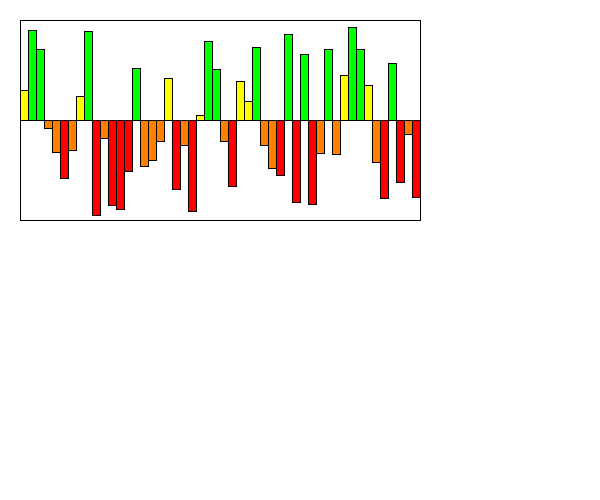
Frame 1 (no input)
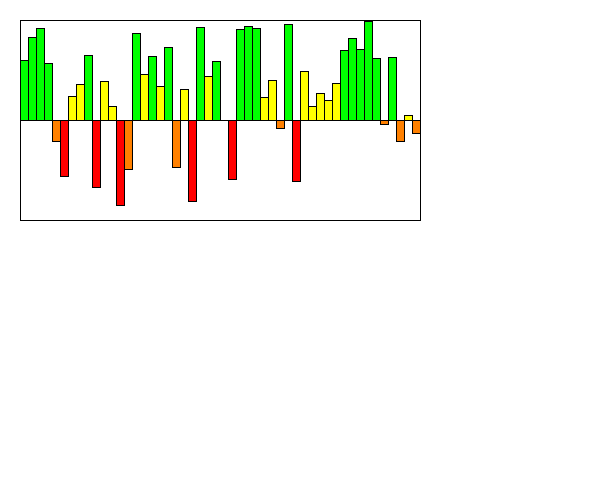
Frame 60 (the mouse pressed at the canvas centre just before this capture)
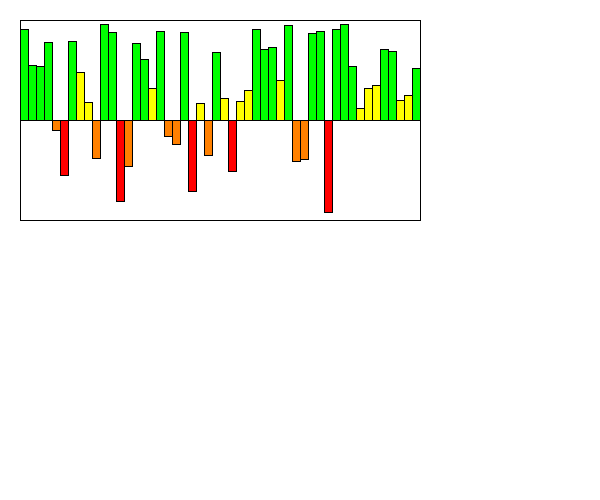
Frame 120 (the mouse held since frame 60 and released just before this capture)

The Processing sketch that drew these frames (run headless with seeded random() and noise(); from frame 60 on, the mouse is pressed at the canvas centre):

// Processing sketch: Section1
// ── Section1.pde
int MAX_VALUE = 100;
int MIN_VALUE = -100;
Visualizer v;

/*You are simulating a visualizer of multiple values
 You need to create a display method first. 
 Then you can make a method that changes the values each time the update is called. 
 */
class Visualizer {
  float x, y;
  float [] values;
  float [] speeds;
  Visualizer(float x, float y) {
    this.x = x;
    this.y = y;
    values = new float[50];
    speeds = new float[50];
    for (int i = 0; i < values.length; i++) {
      values[i] = random(-99, 99);
      speeds[i] = random(2);
    }
    printArray(values);
  }

  void display() {
    //draw the bars equally spaced inside this box. 
    //You can assume 10, but it would be even better 
    //if you could modify it to be larger increments. (gonna make it modifiable)
    fill(255);
    rect(x, y, 400, 200);
    //This is a 200x400 box.
    //The width of the visualizer is 400! This rect is the border

    //the line is the 0 y-value, the top is 100, the bottom is -100
    line(x, y+100, x+400, y+100);

    //You need to use a loop. You need to make the HEIGHT of the bars 
    //the values in the array.
    //Negative values are red, and go below the line.
    //Positive values are green and go above the line.

    //???WRITE THIS METHOD!!!
    //THESE ARE WRONG: They just illustrate how they could look
    /*
    fill(255, 0, 0);
    rect(x+40, y+100, 60, 50);
    fill(0, 255, 0);
    rect(x+120, y+50, 60, 50);
    */
    for(int i=0;i<values.length;i++){
      drawBar(i,values.length,values[i]);
    }


    //Width of the visualizer is 400!

  
  }
  void drawBar(int pos,int total,float val){
    float barWidths = 400 / total;
    float barX = x + barWidths * pos;
    //pure green @100 - 75
    //transition to yellow @75-25, pure yellow @25-0
    //switch to orange, pure orange @0 to -25
    //transition to red, pure red @-75 to -100
    if(val > 50)       fill(0,255,0);
    else if(val > 0)   fill(255,255,0);
    else if(val > -50) fill(255,128,0);
    else               fill(255,0,0);
    rect(barX,y+100,barWidths,-1*val);
  }
  void update() {
    //???WRITE THIS METHOD!!!
    for (int i = 0; i < values.length; i++) {
      values[i] += speeds[i];
      //??? keep them values between max/min value
      if(values[i] > 100){
        values[i] = 100 - (values[i] - 100);
        speeds[i] *= -1;
      }else if(values[i] < -100){
        values[i] = -100 + (values[i] + 100);
        speeds[i] *= -1;
      }
      //??? reverse the speeds so they oscillate up/down when they reach max/min

      
    }
  }
}

void setup() {
  size(600, 500);
  v = new Visualizer(20, 20);
}
void draw() {
  background(255);
  v.display();
  v.update();
}
